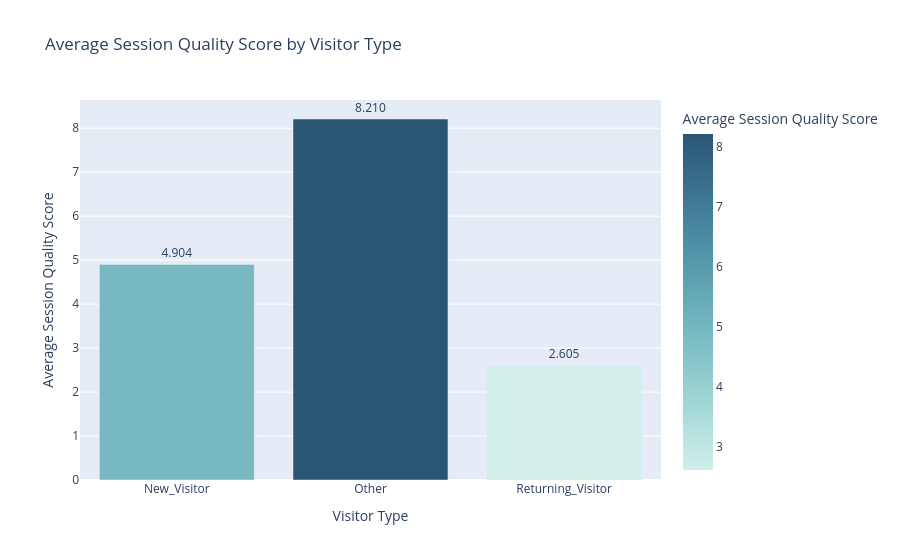

Write notebook code for a chart like this one.
### Code cell
session_quality = df.groupby('VisitorType').agg(
    avg_session_quality=('session_quality', 'mean'),
    avg_page_values=('PageValues', 'mean'),
    avg_bounce=('BounceRates', 'mean')
).reset_index()

fig = px.bar(
    session_quality,
    x='VisitorType',
    y='avg_session_quality',
    title='Average Session Quality Score by Visitor Type',
    labels={
        'VisitorType': 'Visitor Type',
        'avg_session_quality': 'Average Session Quality Score'
    },
    color='avg_session_quality',
    color_continuous_scale='teal',
    text='avg_session_quality'
)
fig.update_traces(texttemplate='%{text:.3f}', textposition='outside')
fig.write_html('../charts/m2_session_quality.html')
fig.show()

### Figure 1 — Plotly figure (JSON) as saved in the notebook; plotly's stock layout.template omitted (floating-point values rounded to 4 significant figures)
{"data": [{"hovertemplate": "Visitor Type=%{x}<br>Average Session Quality Score=%{marker.color}<extra></extra>", "legendgroup": "", "marker": {"color": [4.904, 8.21, 2.605], "coloraxis": "coloraxis", "pattern": {"shape": ""}}, "name": "", "orientation": "v", "showlegend": false, "text": [4.904, 8.21, 2.605], "textposition": "outside", "texttemplate": "%{text:.3f}", "type": "bar", "x": ["New_Visitor", "Other", "Returning_Visitor"], "xaxis": "x", "y": [4.904, 8.21, 2.605], "yaxis": "y"}], "layout": {"barmode": "relative", "coloraxis": {"colorbar": {"title": {"text": "Average Session Quality Score"}}, "colorscale": [[0, "rgb(209, 238, 234)"], [0.1667, "rgb(168, 219, 217)"], [0.3333, "rgb(133, 196, 201)"], [0.5, "rgb(104, 171, 184)"], [0.6667, "rgb(79, 144, 166)"], [0.8333, "rgb(59, 115, 143)"], [1, "rgb(42, 86, 116)"]]}, "legend": {"tracegroupgap": 0}, "title": {"text": "Average Session Quality Score by Visitor Type"}, "xaxis": {"anchor": "y", "domain": [0, 1], "title": {"text": "Visitor Type"}}, "yaxis": {"anchor": "x", "domain": [0, 1], "title": {"text": "Average Session Quality Score"}}}}
